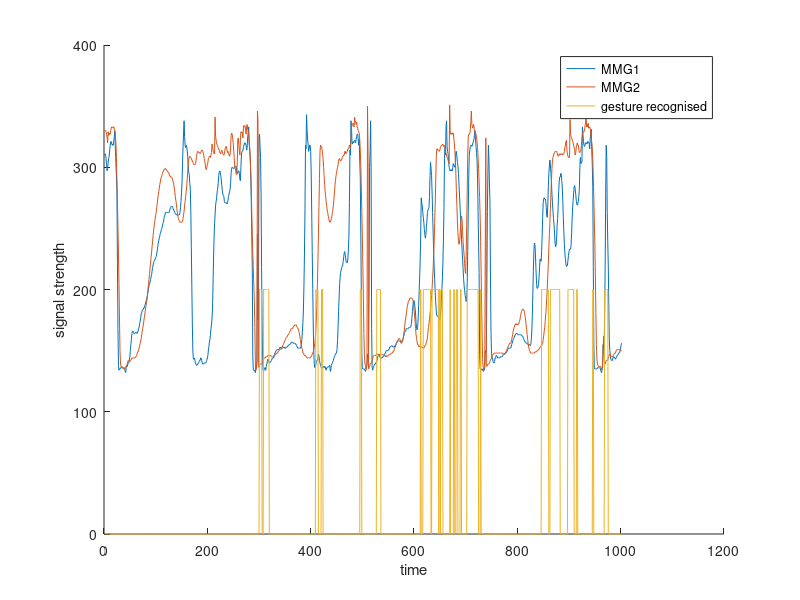

This figure's MATLAB source:
A = csvread('s9g2.csv');
B = csvread('auto_preds.csv');
C = zeros(1,1002);
idx =[];
for i = 1:700
    C(i+300) = B(i,2)>=0.99;
    if B(i,2)>=0.99
        idx = [idx,i+300];
    end
end
hold on
plot(A(:,4));
plot(A(:,5));
plot(C*200);
[k,D] = kmeans(idx',4);
xlabel('time')
ylabel('signal strength')
legend('MMG1','MMG2','gesture recognised')
to_print = '[';
for i = 1:1002
    to_print = [to_print,',',num2str(C(i))];
end
to_print = [to_print,']'];
print(to_print)